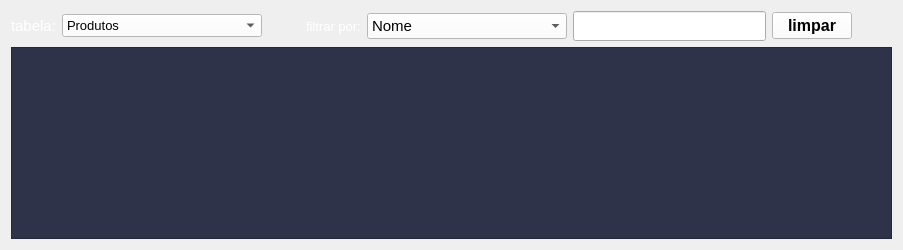
      <widget class="QWidget" name="page_2">
       <layout class="QGridLayout" name="gridLayout_18">
        <item row="0" column="0">
         <layout class="QGridLayout" name="gridLayout_17">
          <item row="0" column="0">
           <layout class="QHBoxLayout" name="horizontalLayout">
            <item>
             <widget class="QLabel" name="label">
              <property name="maximumSize">
               <size>
                <width>120</width>
                <height>16777215</height>
               </size>
              </property>
              <property name="font">
               <font>
                <pointsize>11</pointsize>
               </font>
              </property>
              <property name="styleSheet">
               <string notr="true">color: rgb(255, 255, 255);</string>
              </property>
              <property name="text">
               <string>tabela:</string>
              </property>
             </widget>
            </item>
            <item>
             <widget class="QComboBox" name="comboBox">
              <property name="minimumSize">
               <size>
                <width>200</width>
                <height>0</height>
               </size>
              </property>
              <property name="maximumSize">
               <size>
                <width>150</width>
                <height>16777215</height>
               </size>
              </property>
              <property name="font">
               <font>
                <pointsize>10</pointsize>
               </font>
              </property>
              <property name="cursor">
               <cursorShape>PointingHandCursor</cursorShape>
              </property>
              <property name="styleSheet">
               <string notr="true">background-color: rgb(255, 255, 255);
selection-color: rgb(0, 0, 0);
selection-background-color: rgb(255, 255, 255);
background-color: rgb(255, 255, 255);
background-color: rgb(255, 255, 255);</string>
              </property>
              <item>
               <property name="text">
                <string>Produtos</string>
               </property>
              </item>
              <item>
               <property name="text">
                <string>Grades</string>
               </property>
              </item>
             </widget>
            </item>
            <item>
             <widget class="QPushButton" name="pushButton_recarregar">
              <property name="minimumSize">
               <size>
                <width>0</width>
                <height>0</height>
               </size>
              </property>
              <property name="cursor">
               <cursorShape>PointingHandCursor</cursorShape>
              </property>
              <property name="styleSheet">
               <string notr="true">selection-background-color: rgb(85, 255, 255);
selection-color: rgb(85, 255, 255);
border:none;</string>
              </property>
              <property name="text">
               <string/>
              </property>
              <property name="icon">
               <iconset>
                <normaloff>../../../../../../imagem/refresh (1).png</normaloff>../../../../../../imagem/refresh (1).png</iconset>
              </property>
              <property name="flat">
               <bool>false</bool>
              </property>
             </widget>
            </item>
            <item>
             <widget class="QLabel" name="label_2">
              <property name="font">
               <font>
                <pointsize>10</pointsize>
               </font>
              </property>
              <property name="styleSheet">
               <string notr="true">color: rgb(255, 255, 255);</string>
              </property>
              <property name="text">
               <string>filtrar por:</string>
              </property>
             </widget>
            </item>
            <item>
             <widget class="QComboBox" name="comboBox_2">
              <property name="minimumSize">
               <size>
                <width>200</width>
                <height>0</height>
               </size>
              </property>
              <property name="font">
               <font>
                <pointsize>11</pointsize>
               </font>
              </property>
              <property name="cursor">
               <cursorShape>PointingHandCursor</cursorShape>
              </property>
              <property name="styleSheet">
               <string notr="true">background-color: rgb(255, 255, 255);</string>
              </property>
              <item>
               <property name="text">
                <string>Nome</string>
               </property>
              </item>
              <item>
               <property name="text">
                <string>Preço</string>
               </property>
              </item>
              <item>
               <property name="text">
                <string>Codigo</string>
               </property>
              </item>
             </widget>
            </item>
            <item>
             <widget class="QLineEdit" name="lineEdit_pesquisar">
              <property name="minimumSize">
               <size>
                <width>0</width>
                <height>30</height>
               </size>
              </property>
              <property name="maximumSize">
               <size>
                <width>250</width>
                <height>16777215</height>
               </size>
              </property>
              <property name="font">
               <font>
                <pointsize>16</pointsize>
               </font>
              </property>
              <property name="styleSheet">
               <string notr="true">color: rgb(255, 255, 255);</string>
              </property>
              <property name="maxLength">
               <number>200</number>
              </property>
              <property name="placeholderText">
               <string>pesquisar:</string>
              </property>
             </widget>
            </item>
            <item>
             <widget class="QPushButton" name="pushButton_2">
              <property name="font">
               <font>
                <pointsize>12</pointsize>
                <weight>75</weight>
                <bold>true</bold>
               </font>
              </property>
              <property name="styleSheet">
               <string notr="true">background-color: rgb(255, 255, 255);</string>
              </property>
              <property name="text">
               <string>limpar</string>
              </property>
             </widget>
            </item>
            <item>
             <spacer name="horizontalSpacer_6">
              <property name="orientation">
               <enum>Qt::Horizontal</enum>
              </property>
              <property name="sizeHint" stdset="0">
               <size>
                <width>40</width>
                <height>20</height>
               </size>
              </property>
             </spacer>
            </item>
           </layout>
          </item>
         </layout>
        </item>
        <item row="1" column="0">
         <widget class="QTableWidget" name="tableWidget_produtos">
          <property name="font">
           <font>
            <family>Arial</family>
            <pointsize>12</pointsize>
            <weight>75</weight>
            <italic>false</italic>
            <bold>true</bold>
           </font>
          </property>
          <property name="focusPolicy">
           <enum>Qt::NoFocus</enum>
          </property>
          <property name="styleSheet">
           <string notr="true">

QWidget {
    background-color:  rgb(46,51,73);
    color: #fffff8;
}

QHeaderView::section {
    background-color: #646464;
    padding: 4px;
    font-size: 14pt;
    border-style: none;
    border-bottom: 1px solid #fffff8;
    border-right: 1px solid #fffff8;
}

QTableWidget {
    gridline-color: #fffff8;
    font-size: 12pt;
}

QHeaderView::section:horizontal
{
    border-top: 1px solid #fffff8;
}

QTableWidget QTableCornerButton::section {
    background-color: #646464;
    border: 1px solid #fffff8;
}

QHeaderView::section:horizontal
{
    border-top: 1px solid #fffff8;
}

QHeaderView::section:vertical
{
    border-left: 1px solid #fffff8;
}

QTableWidget::item{
border: 0px; padding: 5px;

}



QTableWidget::item:focus{border:none;}
</string>
          </property>
          <property name="verticalScrollBarPolicy">
           <enum>Qt::ScrollBarAsNeeded</enum>
          </property>
          <property name="editTriggers">
           <set>QAbstractItemView::NoEditTriggers</set>
          </property>
          <property name="alternatingRowColors">
           <bool>false</bool>
          </property>
          <property name="selectionMode">
           <enum>QAbstractItemView::SingleSelection</enum>
          </property>
          <property name="selectionBehavior">
           <enum>QAbstractItemView::SelectRows</enum>
          </property>
         </widget>
        </item>
       </layout>
      </widget>
